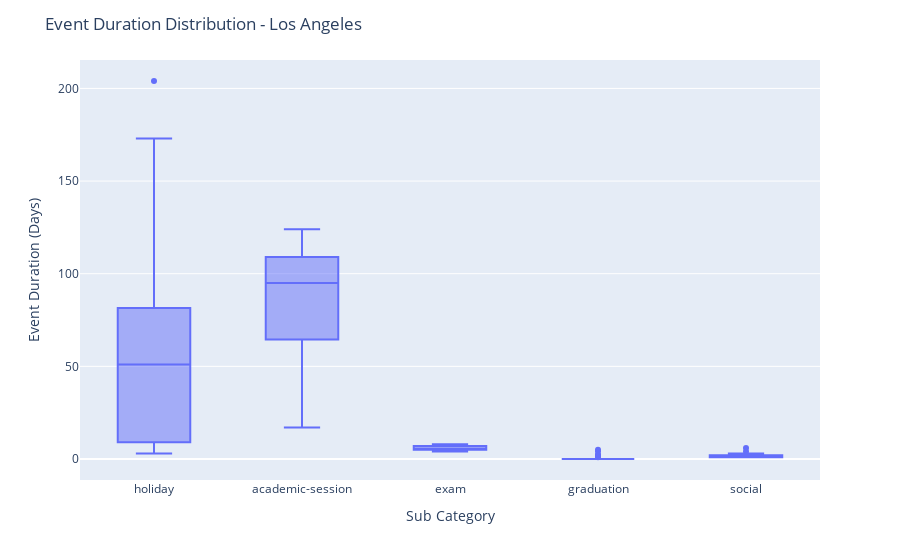

The cell this chart's notebook holds for it:
### Markdown cell above
<a id='duration'></a>
## Duration

### Code cell
df['duration_days'] = df['duration']/(60*60*24)
fig = px.box(df, x="sub_category", y="duration_days")
fig.update_layout(
    title_text="Event Duration Distribution - {}".
    format(CURRENT_PLACENAME)
)

fig.update_xaxes(title_text="Sub Category",
                 row=1,
                 col=1)
fig.update_yaxes(title_text="Event Duration (Days)",
                 row=1,
                 col=1)
fig.show()

### Figure 1 — Plotly figure (JSON) as saved in the notebook; plotly's stock layout.template omitted (floating-point values rounded to 4 significant figures; data arrays with more than 128 entries replaced by an {"elided": "..."} marker saying what was removed)
{"data": [{"alignmentgroup": "True", "hovertemplate": "sub_category=%{x}<br>duration_days=%{y}<extra></extra>", "legendgroup": "", "marker": {"color": "#636efa"}, "name": "", "notched": false, "offsetgroup": "", "orientation": "v", "showlegend": false, "type": "box", "x": {"elided": "570 str values"}, "x0": " ", "xaxis": "x", "y": {"elided": "570 float values"}, "y0": " ", "yaxis": "y"}], "layout": {"autosize": true, "boxmode": "group", "legend": {"tracegroupgap": 0}, "margin": {"t": 60}, "title": {"text": "Event Duration Distribution - Los Angeles"}, "xaxis": {"anchor": "y", "autorange": true, "domain": [0, 1], "range": [-0.5, 4.5], "title": {"text": "Sub Category"}, "type": "category"}, "yaxis": {"anchor": "x", "autorange": true, "domain": [0, 1], "range": [-11.33, 215.3], "title": {"text": "Event Duration (Days)"}, "type": "linear"}}}
